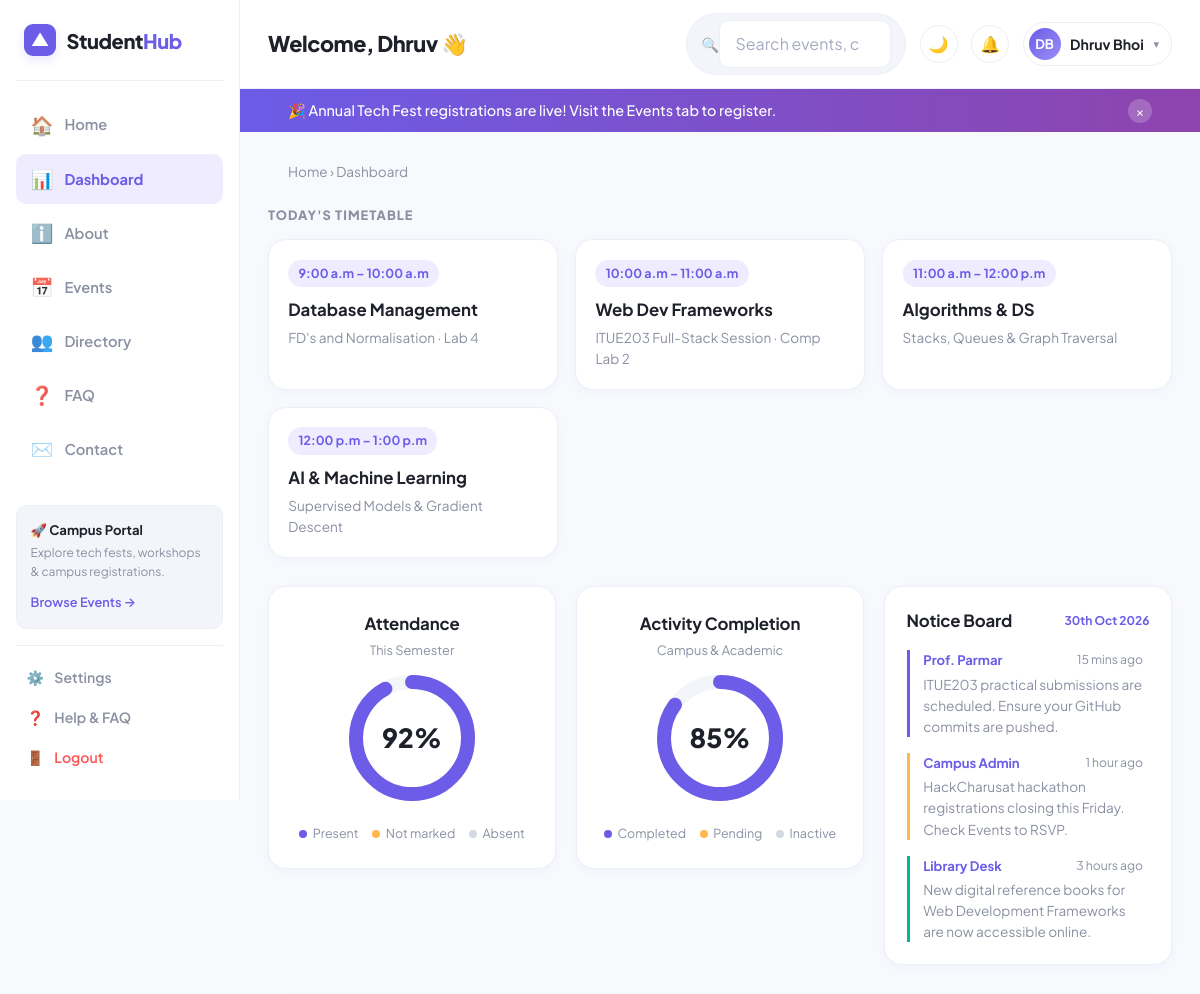
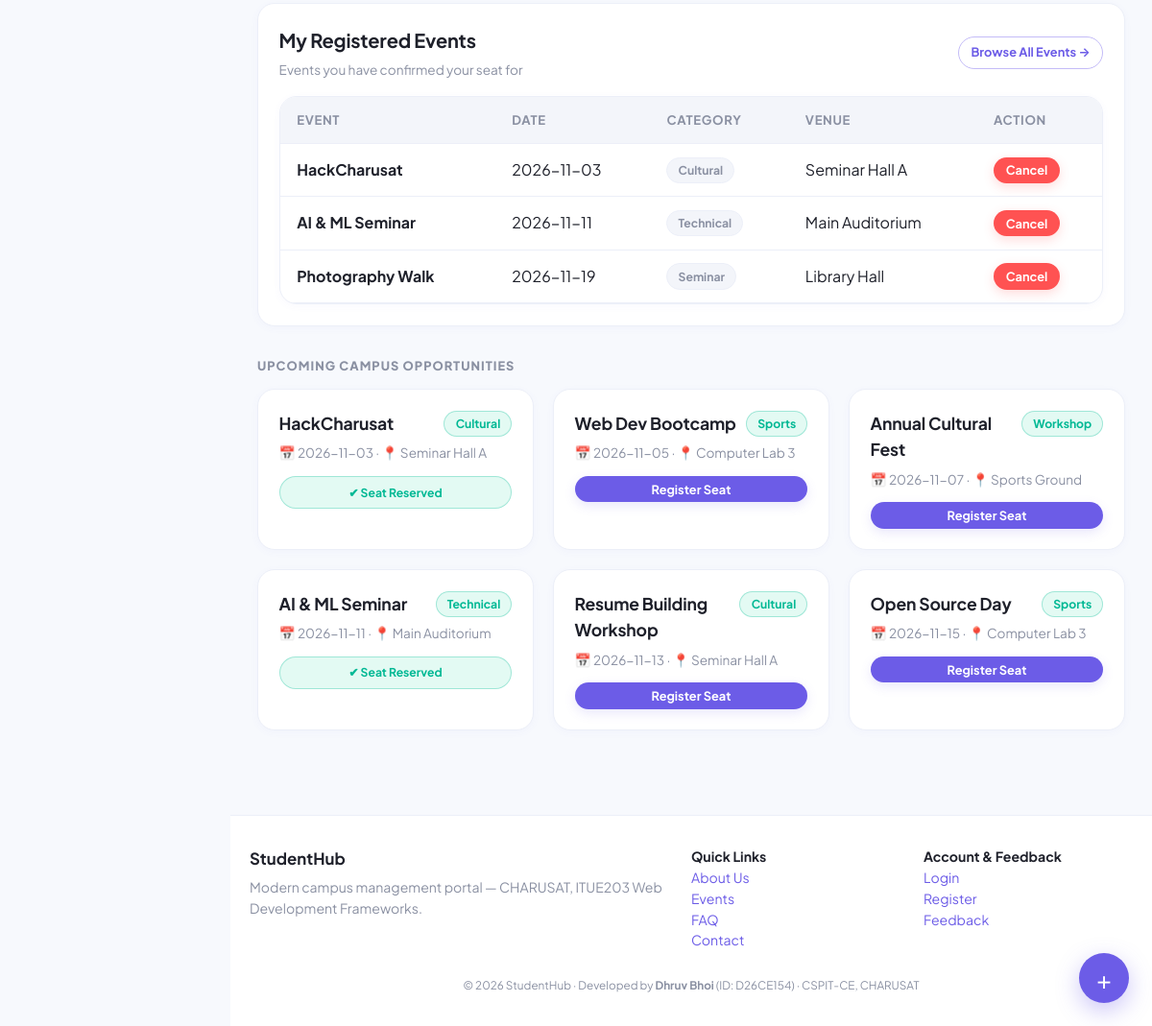
The app's page /dashboard.php (signed in) with its own data (2 pictures, top to bottom).
### tables this page shows
CREATE TABLE registrations (
  id INT UNSIGNED AUTO_INCREMENT PRIMARY KEY,
  student_id INT UNSIGNED NOT NULL,
  event_id INT UNSIGNED NOT NULL,
  registered_at TIMESTAMP DEFAULT CURRENT_TIMESTAMP,
  UNIQUE KEY uq_reg (student_id, event_id),
  FOREIGN KEY (student_id) REFERENCES students(id) ON DELETE CASCADE,
  FOREIGN KEY (event_id) REFERENCES events(id) ON DELETE CASCADE
);

CREATE TABLE events (
  id INT UNSIGNED AUTO_INCREMENT PRIMARY KEY,
  title VARCHAR(120) NOT NULL,
  description TEXT,
  category VARCHAR(40) NOT NULL DEFAULT 'General',
  event_date DATE NOT NULL,
  venue VARCHAR(120) NOT NULL,
  status ENUM('open','closed') NOT NULL DEFAULT 'open',
  poster VARCHAR(255) NULL,
  created_by INT UNSIGNED NULL,
  created_at TIMESTAMP DEFAULT CURRENT_TIMESTAMP,
  FOREIGN KEY (created_by) REFERENCES users(id) ON DELETE SET NULL
);

### includes/functions.php (called while the page is built, shortened)
<?php
function e($v): string { return htmlspecialchars((string)$v, ENT_QUOTES, 'UTF-8'); }

### dashboard.php (the view, shortened to what this page needs)
<?php
require_once 'includes/functions.php';
require_once 'includes/db.php';
$uid = current_user()['id'];
$st = $pdo->prepare('SELECT id, name, course, year FROM students WHERE user_id=?');
$st->execute([$uid]);
$student = $st->fetch();
$sid = $student['id'] ?? null;
$my = [];
if ($sid) {
    $q = $pdo->prepare('SELECT e.*, r.registered_at FROM registrations r JOIN events e ON e.id=r.event_id WHERE r.student_id=? ORDER BY e.event_date');
    $q->execute([$sid]);
    $my = $q->fetchAll();
}
$open = $pdo->query("SELECT * FROM events WHERE status='open' AND event_date >= CURDATE() ORDER BY event_date LIMIT 6")->fetchAll();
$myIds = array_column($my, 'id');
require 'includes/header.php';
?>
<span class="section-label">Today's Timetable</span>
<div class="schedule-grid">
  <div class="schedule-card">
    <span class="schedule-time">9:00 a.m – 10:00 a.m</span>
    <h3 class="schedule-title">Database Management</h3>
    <p class="schedule-sub">FD's and Normalisation · Lab 4</p>
  </div>
  <div class="schedule-card">
    <span class="schedule-time">10:00 a.m – 11:00 a.m</span>
    <h3 class="schedule-title">Web Dev Frameworks</h3>
    <p class="schedule-sub">ITUE203 Full-Stack Session · Comp Lab 2</p>
  </div>
  <div class="schedule-card">
    <span class="schedule-time">11:00 a.m – 12:00 p.m</span>
    <h3 class="schedule-title">Algorithms & DS</h3>
    <p class="schedule-sub">Stacks, Queues & Graph Traversal</p>
  </div>
  <div class="schedule-card">
    <span class="schedule-time">12:00 p.m – 1:00 p.m</span>
    <h3 class="schedule-title">AI & Machine Learning</h3>
    <p class="schedule-sub">Supervised Models & Gradient Descent</p>
  </div>
</div>
<div class="grid cols-3" style="align-items:start; margin-bottom:2rem">
  <div class="card donut-card">
    <h3 style="font-size:1.05rem; margin-bottom:0.25rem">Attendance</h3>
    <span style="font-size:0.8rem; color:var(--muted)">This Semester</span>
    <div class="donut-wrap">
      <svg class="donut-svg" viewBox="0 0 100 100">
        <circle class="donut-bg" cx="50" cy="50" r="40" />
        <circle class="donut-val" cx="50" cy="50" r="40" stroke-dasharray="251.2" stroke-dashoffset="20.1" />
      </svg>
      <div class="donut-text">92%</div>
    </div>
    <div class="donut-legend">
      <span><i class="dot purple"></i> Present</span>
      <span><i class="dot yellow"></i> Not marked</span>
      <span><i class="dot gray"></i> Absent</span>
    </div>
  </div>
  <div class="card donut-card">
    <h3 style="font-size:1.05rem; margin-bottom:0.25rem">Activity Completion</h3>
    <span style="font-size:0.8rem; color:var(--muted)">Campus & Academic</span>
    <div class="donut-wrap">
      <svg class="donut-svg" viewBox="0 0 100 100">
        <circle class="donut-bg" cx="50" cy="50" r="40" />
        <circle class="donut-val" cx="50" cy="50" r="40" stroke-dasharray="251.2" stroke-dashoffset="37.6" />
      </svg>
      <div class="donut-text">85%</div>
    </div>
    <div class="donut-legend">
      <span><i class="dot purple"></i> Completed</span>
      <span><i class="dot yellow"></i> Pending</span>
      <span><i class="dot gray"></i> Inactive</span>
    </div>
  </div>
  <div class="card">
    <div style="display:flex; justify-content:space-between; align-items:center; margin-bottom:1rem">
      <h3 style="font-size:1.05rem; margin:0">Notice Board</h3>
      <span style="font-size:0.75rem; color:var(--primary); font-weight:700"><?= date('jS M Y') ?></span>
    </div>
    <div class="notice-feed">
      <div class="notice-item">
        <div class="notice-header">
          <span class="notice-author">Prof. Parmar</span>
          <span class="notice-time">15 mins ago</span>
        </div>
        <p class="notice-body">ITUE203 practical submissions are scheduled. Ensure your GitHub commits are pushed.</p>
      </div>
      <div class="notice-item" style="border-left-color:var(--accent-yellow)">
        <div class="notice-header">
          <span class="notice-author">Campus Admin</span>
          <span class="notice-time">1 hour ago</span>
        </div>
        <p class="notice-body">HackCharusat hackathon registrations closing this Friday. Check Events to RSVP.</p>
      </div>
      <div class="notice-item" style="border-left-color:var(--success)">
        <div class="notice-header">
          <span class="notice-author">Library Desk</span>
          <span class="notice-time">3 hours ago</span>
        </div>
        <p class="notice-body">New digital reference books for Web Development Frameworks are now accessible online.</p>
      </div>
    </div>
  </div>
</div>
<div class="card" style="margin-bottom:2rem">
  <div style="display:flex; justify-content:space-between; align-items:center; margin-bottom:1rem">
    <div>
      <h2 style="font-size:1.25rem; margin:0 0 0.2rem 0">My Registered Events</h2>
      <span style="font-size:0.85rem; color:var(--muted)">Events you have confirmed your seat for</span>
    </div>
    <a class="btn small secondary" href="events.php">Browse All Events &rarr;</a>
  </div>
  <?php if (!$my): ?>
    <p class="hint" style="padding:1.5rem 0; text-align:center">You haven't registered for any events yet. Explore upcoming campus events below!</p>
  <?php else: ?>
    <div class="table-wrap">
      <table>
        <thead>
          <tr>
            <th>Event</th>
            <th>Date</th>
            <th>Category</th>
            <th>Venue</th>
            <th>Action</th>
          </tr>
        </thead>
        <tbody>
          <?php foreach ($my as $r): ?>
          <tr>
            <td><strong><?= e($r['title']) ?></strong></td>
            <td><?= e($r['event_date']) ?></td>
            <td><span class="badge"><?= e($r['category']) ?></span></td>
            <td><?= e($r['venue']) ?></td>
            <td>
              <form method="post" style="display:inline">
                <button class="btn danger small" data-confirm="Cancel registration for <?= e($r['title']) ?>?">Cancel</button>
              </form>
            </td>
          </tr>
          <?php endforeach; ?>
        </tbody>
      </table>
    </div>
  <?php endif; ?>
</div>
<span class="section-label">Upcoming Campus Opportunities</span>
<div class="grid cols-3" style="margin-bottom:2.5rem">
  <?php foreach ($open as $ev): ?>
  <article class="card">
    <div style="display:flex; justify-content:space-between; align-items:flex-start; margin-bottom:0.4rem">
      <h3 style="font-size:1.1rem; margin:0"><?= e($ev['title']) ?></h3>
      <span class="badge open"><?= e($ev['category']) ?></span>
    </div>
    <p style="font-size:0.85rem; color:var(--muted); margin:0 0 0.85rem">📅 <?= e($ev['event_date']) ?> · 📍 <?= e($ev['venue']) ?></p>
    <?php if (!in_array($ev['id'], $myIds)): ?>
      <form method="post">
        <button class="btn small btn-block">Register Seat</button>
      </form>
    <?php else: ?>
      <span class="badge active" style="display:block; text-align:center; padding:0.4rem">✔ Seat Reserved</span>
    <?php endif; ?>
  </article>
  <?php endforeach; ?>
</div>
<button class="fab-btn" onclick="location.href='events.php'" title="Quick Explore Events" aria-label="Explore Events">+</button>
<?php require 'includes/footer.php'; ?>

### records on screen
registrations: event.title "HackCharusat", event.event_date "2026-11-03", event.category "Cultural", event.venue "Seminar Hall A"
registrations: event.title "AI & ML Seminar", event.event_date "2026-11-11", event.category "Technical", event.venue "Main Auditorium"
registrations: event.title "Photography Walk", event.event_date "2026-11-19", event.category "Seminar", event.venue "Library Hall"
events: title "HackCharusat", category "Cultural", event_date "2026-11-03", venue "Seminar Hall A", shows "✔ Seat Reserved"
events: title "Web Dev Bootcamp", category "Sports", event_date "2026-11-05", venue "Computer Lab 3"
events: title "Annual Cultural Fest", category "Workshop", event_date "2026-11-07", venue "Sports Ground"
events: title "AI & ML Seminar", category "Technical", event_date "2026-11-11", venue "Main Auditorium", shows "✔ Seat Reserved"
events: title "Resume Building Workshop", category "Cultural", event_date "2026-11-13", venue "Seminar Hall A"
events: title "Open Source Day", category "Sports", event_date "2026-11-15", venue "Computer Lab 3"

### other values on screen
$icon "🏠"
$label "Home"
$icon "📊"
$label "Dashboard"
$icon "ℹ️"
$label "About"
$icon "📅"
$label "Events"
$icon "👥"
$label "Directory"
$icon "❓"
$label "FAQ"
$icon "✉️"
$label "Contact"
explode(' ', $user['name'])[0] "Dhruv"
